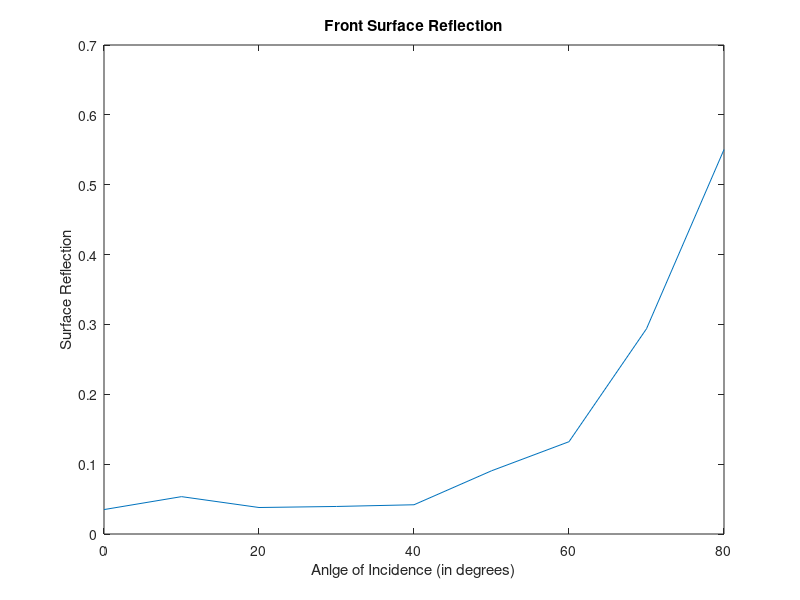

Write the MATLAB code that produced this figure.
n_material = 1.46;
n_air = 1;
surface_reflection = zeros(9,1);
angle_incidence = linspace(0,80,9)

for i = 1 : length(angle_incidence)
    r_parallel = ((cosd(angle_incidence(i)) - ...
        sqrt((n_material/n_air)^2 - sind(angle_incidence(i) ^ 2))) ...
        / ...
        (cosd(angle_incidence(i)) + ...
        sqrt((n_material/n_air)^2 - sind(angle_incidence(i) ^ 2))))^2 ;
    
    
    r_perpendicular = ((((n_material/n_air)^2)*(cosd(angle_incidence(i))) - ...
        sqrt((n_material/n_air)^2 - sind(angle_incidence(i) ^ 2))) ...
        / ...
        (((n_material/n_air)^2)*(cosd(angle_incidence(i))) + ...
        sqrt((n_material/n_air)^2 - sind(angle_incidence(i) ^ 2))))^2 ;
    
   surface_reflection(i) = (r_parallel + r_perpendicular ) / 2;
end

disp(surface_reflection)
plot(angle_incidence,surface_reflection)

xlabel('Anlge of Incidence (in degrees)')
ylabel('Surface Reflection')
title('Front Surface Reflection')